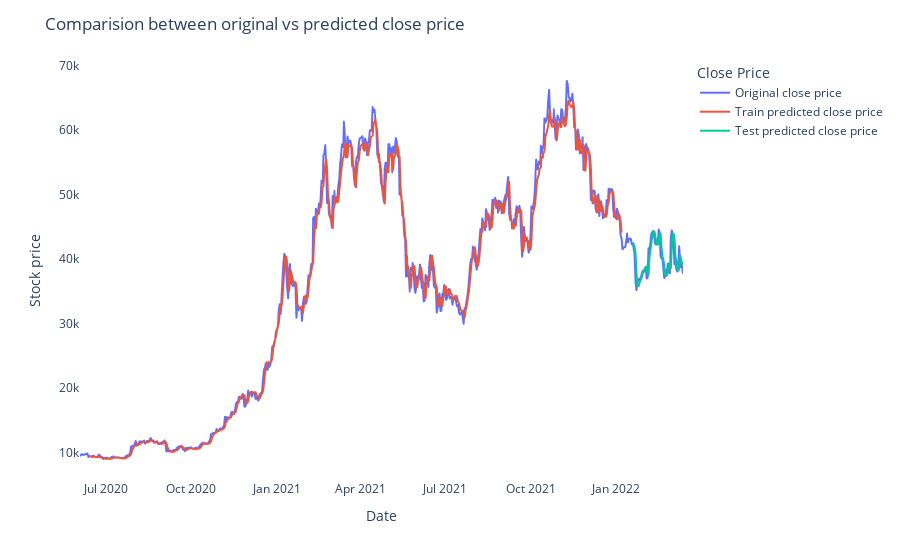

Here is the notebook cell this chart was saved with:
### Markdown cell above
# Plotting the Predicted and Actual Values

### Code cell
names = cycle(['Original close price','Train predicted close price','Test predicted close price'])

plotdf = pd.DataFrame({'date': df['clean_date'],
                    'original_close': df[1],
                    'train_predicted_close' : 0 ,
                    'test_predicted_close' : 0})

plotdf['train_predicted_close'] = np.nan_to_num(scaler.inverse_transform(trainPredictPlot))
plotdf['test_predicted_close'] = np.nan_to_num(scaler.inverse_transform(testPredictPlot))

plotdf['train_predicted_close'] = plotdf['train_predicted_close'].replace(0, np.NaN)
plotdf['test_predicted_close'] = plotdf['test_predicted_close'].replace(0, np.NaN)

fig = px.line(plotdf,x=plotdf['date'], y=[plotdf['original_close'],plotdf['train_predicted_close'],plotdf['test_predicted_close']],
                labels={'value':'Stock price','date': 'Date'})
fig.update_layout(title_text='Comparision between original vs predicted close price',
                plot_bgcolor='white',legend_title_text='Close Price')                               

fig.for_each_trace(lambda t:  t.update(name = next(names)))
fig.update_xaxes(showgrid=False)
fig.update_yaxes(showgrid=False)
fig.show()

### Figure 1 — Plotly figure (JSON) as saved in the notebook; plotly's stock layout.template omitted (floating-point values rounded to 4 significant figures; data arrays with more than 128 entries replaced by an {"elided": "..."} marker saying what was removed)
{"data": [{"hovertemplate": "variable=original_close<br>Date=%{x}<br>Stock price=%{y}<extra></extra>", "legendgroup": "original_close", "line": {"color": "#636efa", "dash": "solid"}, "marker": {"symbol": "circle"}, "mode": "lines", "name": "Original close price", "showlegend": true, "type": "scattergl", "x": {"elided": "651 str values"}, "xaxis": "x", "y": {"elided": "651 float values"}, "yaxis": "y"}, {"hovertemplate": "variable=train_predicted_close<br>Date=%{x}<br>Stock price=%{y}<extra></extra>", "legendgroup": "train_predicted_close", "line": {"color": "#EF553B", "dash": "solid"}, "marker": {"symbol": "circle"}, "mode": "lines", "name": "Train predicted close price", "showlegend": true, "type": "scattergl", "x": {"elided": "651 str values"}, "xaxis": "x", "y": {"elided": "651 float values"}, "yaxis": "y"}, {"hovertemplate": "variable=test_predicted_close<br>Date=%{x}<br>Stock price=%{y}<extra></extra>", "legendgroup": "test_predicted_close", "line": {"color": "#00cc96", "dash": "solid"}, "marker": {"symbol": "circle"}, "mode": "lines", "name": "Test predicted close price", "showlegend": true, "type": "scattergl", "x": {"elided": "651 str values"}, "xaxis": "x", "y": {"elided": "651 float values"}, "yaxis": "y"}], "layout": {"legend": {"title": {"text": "Close Price"}, "tracegroupgap": 0}, "margin": {"t": 60}, "plot_bgcolor": "white", "title": {"text": "Comparision between original vs predicted close price"}, "xaxis": {"anchor": "y", "domain": [0, 1], "showgrid": false, "title": {"text": "Date"}}, "yaxis": {"anchor": "x", "domain": [0, 1], "showgrid": false, "title": {"text": "Stock price"}}}}
